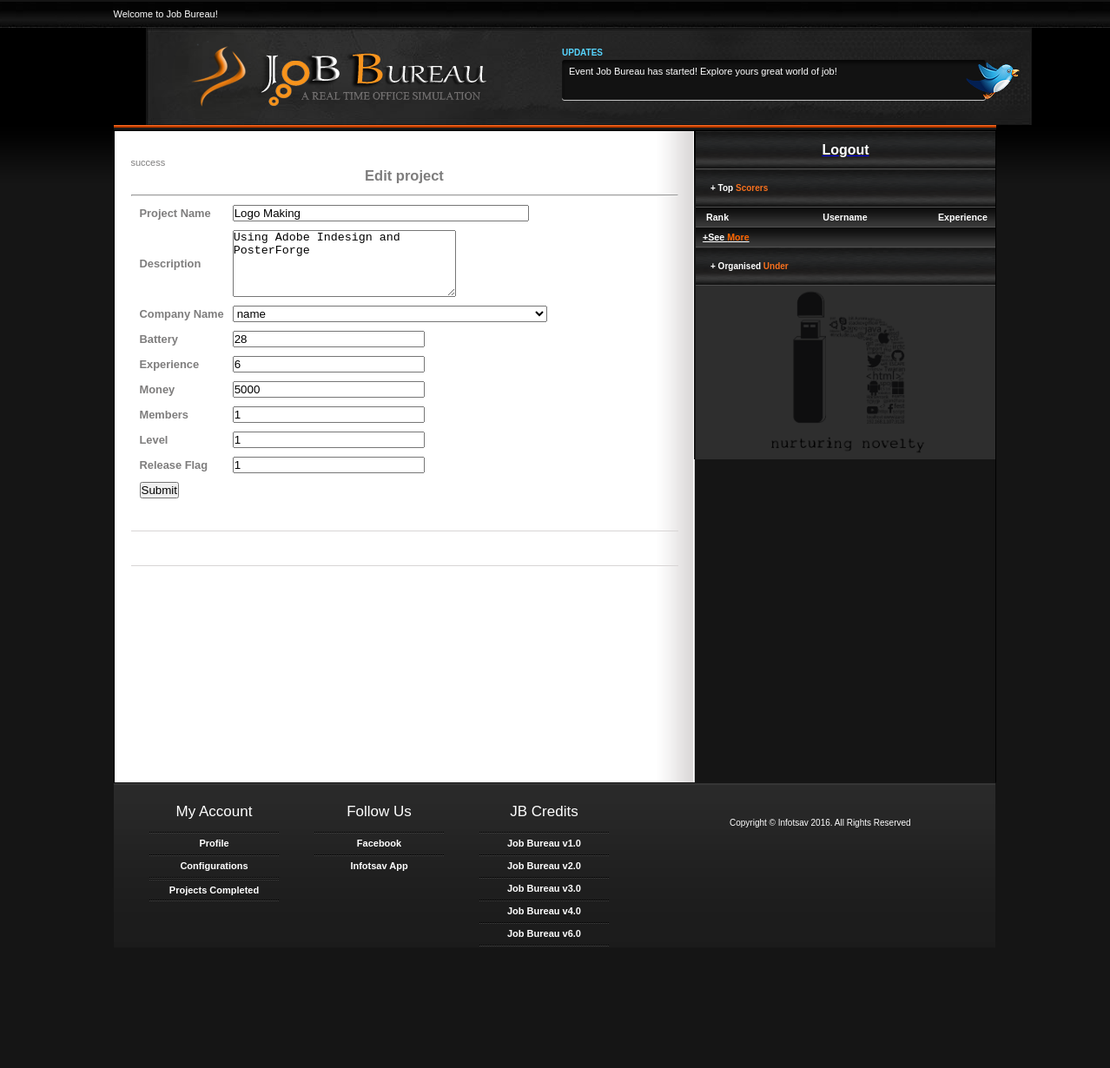
Page /editproject.php?pid=43 on the committed database.
### tables this page shows
CREATE TABLE IF NOT EXISTS `projects` (
  `pid` int(10) NOT NULL,
  `name` varchar(100) NOT NULL,
  `description` varchar(1000) NOT NULL,
  `cid` int(10) NOT NULL,
  `battery` int(10) NOT NULL,
  `experience` int(10) NOT NULL,
  `money` int(20) NOT NULL,
  `members` int(5) NOT NULL,
  `level` int(5) NOT NULL,
  `is_visible` tinyint(1) NOT NULL,
  `is_new` tinyint(1) NOT NULL,
  `per_done` float NOT NULL,
  `money_gain` int(8) NOT NULL,
  `released_time` datetime NOT NULL,
  PRIMARY KEY (`pid`),
  KEY `cid` (`cid`)
);

### editproject.php (the view, shortened to what this page needs)
<?php
$pid=$_GET['pid'];
$query1="select * from projects where pid= ".$pid;
$data1=mysql_query($query1);
$result=mysql_fetch_array($data1);
?>
<!DOCTYPE html PUBLIC "-//W3C//DTD XHTML 1.0 Transitional//EN" "http://www.w3.org/TR/xhtml1/DTD/xhtml1-transitional.dtd">
<html xmlns="http://www.w3.org/1999/xhtml">
<head>
<link rel="stylesheet" type="text/css" href="style.css" />
<link rel="stylesheet" type="text/css" href="slideshow.css" />
</head>
<body>
<div class="con1">
<?php include 'headerindex.php' ?>
    <div class="con2">
    <div class="con3">
            <div class="menu_bar_border_bottom"></div>
            <div class="main_con">
            	<div class="left_col">
            	  <p>&nbsp;</p>
            	  <div class="main_news_con">
                    	<div class="main_news_post">
                    	  <div class="clr">
                    	<form name="newad" method="post" enctype="multipart/form-data" action="insert_editproject.php">
                            <?php
                        $error=$_GET['error'];
                        if($error==0)
                        {
                            echo "success";
                        }
                        elseif($error==4)
                        {
                            echo '';
                        }
                                else
                                    echo "error";
                          ?>
						                          <h2 align="center">Edit project</h2><br>
						<table cellpadding="10" cellspacing="10">
                        <tr><td><h3>Project Name</h3></td>
                        <td><input type="text" name="projectname" value="<?php echo($result[1]) ?>" size="40" /></td>
                        </tr>
							<hr>
                        <tr><td><h3>Description</h3></td>
                            <td> <label>
                            <textarea name="details"  id="textarea"  cols="30" rows="5" ><?php echo($result[2]) ?></textarea>
                          </label></td>
                        </tr>
                             <tr><td><h3>Company Name</h3></td>
                        <td>
		                <select id="company_name" name="company_name">
                        <option value='company_name'>name</option>
                        </select></td>
                        </tr>
                        <tr><td><h3>Battery</h3></td>
                        <td><input type="text" name="battery" size="25" value="<?php echo($result[4]) ?>"/></td>
                        </tr>
                            <tr><td><h3>Experience</h3></td>
                        <td><input type="text" name="experience" size="25" value="<?php echo($result[5]) ?>"/></td>
                        </tr>
                            <tr><td><h3>Money</h3></td>
                        <td><input type="text" name="money" size="25" value="<?php echo($result[6]) ?>"/></td>
                        </tr>
                          <tr><td><h3>Members</h3></td>
                        <td><input type="text" name="members" size="25" value="<?php echo($result[7]) ?>"/></td>
                        </tr>
                               <tr><td><h3>Level</h3></td>
                        <td><input type="text" name="level" size="25"value="<?php echo($result[8]) ?>"/></td>
                        </tr>
						<tr><td><h3>Release Flag</h3></td>
                        <td><input type="text" name="flag" size="25" value="<?php echo($result[9]) ?>"/></td>
                        </tr>
						<tr><td><input name="Submit" type="submit" value="Submit"></td></tr>
						</table>
						</form>
                    	  </div>
                    </div>
               	    <div class="main_news_post">
                        </div>
                    </div>
                </div>
                <div class="right_col">
                	<div class="right_col_latest_matches">
                    	<div class="right_col_header">
                    <center>  <a href="logout.php" ><font color="white" size="3"> Logout</font></a></center>
                        </div>
                    </div>
                    <div class="right_col_latest_threads">
                    <?php include('side.php'); ?>
                        <?php include('sponsor.php');?>
                    </div>
                </div>
            </div>
            <?php include('footer.php')?>
        </div>
    </div>
</div>
</body>
</html>

### style.css (style rules this page uses)
* { margin:0px; padding:0px; }
html { height:100%; padding-bottom:1px; }
body { background-color:#151515; height:1260px; }
.clr { clear:both; }
.con1 { width:auto; }
.con2 { width:auto; background-image:url(images/con2_bg.jpg); background-repeat:repeat-x; }
.con3 { width:1016px; margin:0 auto; }
.menu_bar_border_bottom { width:1016px; height:7px; background-image:url(images/menu_border_bottom.jpg); }
.main_con { background-image:url(images/main_con_bg.jpg); border-left:1px solid #010101; border-right:1px solid #010101; border-bottom:1px solid #151515; }
.left_col { width:667px; min-height: 750px; background-color:#fff; background-image:url(images/left_col_bg.png); background-repeat:repeat-y; float:left; }
.main_news_con { width:630px; margin:0 auto; color:#7e7d7d; font-size:11px; font-family:Arial, Helvetica, sans-serif; }
.main_news_post { padding:12px 0px 27px 0px; border-bottom:1px solid #d8d5d5; }
.right_col { width:347px; float:right; background-image:url(images/right_col_bg.png); background-repeat:repeat-x; background-color:#151515; }
.right_col_latest_matches, .right_col_latest_threads { width:345px; margin-left:2px; }
.right_col_header { width:345px; height:44px; background-image:url(images/right_col_box_header.png); line-height:44px; color:#fff; font-family:Arial, Helvetica, sans-serif; font-weight:bold; font-size:10px; }

### rows in the picture
projects: projectname "Logo Making", details "Using Adobe Indesign and PosterForge", battery "28", experience "6", money "5000", members "1", flag "1"

### other values in the picture
$resultPB['update_text'] "Event Job Bureau has started! Explore yours great world of job!"
